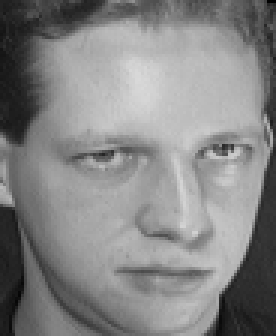
#> input picture data/AT&T/s1/10.pgm, 92 x 112 px (shown 3 times larger)
$ python -i image_preprocessor.py   (imports and definitions only)
#> lines starting #> are read from the running program, lines starting #| are printed output that depends on the picture
"""
Image Preprocessor Core Module

This module provides the core image preprocessing functionality:
1. Grayscale conversion
2. Illumination normalization
3. Image enhancement
4. Scale normalization
"""

import os
import cv2
import numpy as np
import logging
import math

# Configure module logger
logger = logging.getLogger(__name__)

class ImagePreprocessor:
    """
    Class for preprocessing images with normalization
    and enhancement techniques
    """

    def __init__(self, target_size=(224, 224), force_grayscale=True):
        """
        Initialize the image preprocessor

        Parameters:
        -----------
        target_size : tuple
            Output size for normalized images (width, height)
        force_grayscale : bool
            Whether to always convert images to grayscale
        """
#> in preprocess, image is the input picture: shape (112, 92, 3); min 1, max 217, mean 132.8
        self.target_size = target_size
        self.force_grayscale = force_grayscale

        logger.info(f"Image preprocessor initialized with target_size={target_size}, force_grayscale={force_grayscale}")

    def convert_to_grayscale(self, image):
        """
        Convert an image to grayscale if it's not already

        Args:
            image: Input image

        Returns:
            Grayscale image
        """
        if len(image.shape) == 3:
            return cv2.cvtColor(image, cv2.COLOR_BGR2GRAY)
        return image

    def normalize_illumination(self, image, method='clahe'):
        """
        Apply illumination normalization to the image

        Args:
            image: Input image (grayscale)
            method: Normalization method
                    ('hist_eq', 'clahe', 'gamma', 'dog', 'tantriggs', 'all')

        Returns:
            Illumination normalized image
        """
#> called with method = 'clahe'
        # Ensure grayscale
        if len(image.shape) == 3:
            gray = cv2.cvtColor(image, cv2.COLOR_BGR2GRAY)
        else:
            gray = image.copy()

        # Apply selected normalization method
        if method == 'hist_eq':
            # Simple histogram equalization
            normalized = cv2.equalizeHist(gray)
            logger.debug("Applied histogram equalization")

        elif method == 'clahe':
            # Contrast Limited Adaptive Histogram Equalization
            clahe = cv2.createCLAHE(clipLimit=2.0, tileGridSize=(8, 8))
            normalized = clahe.apply(gray)
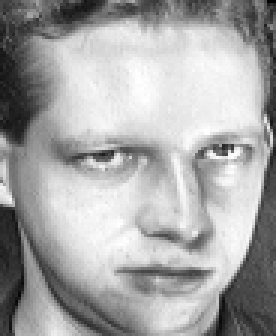
#> normalized: shape (112, 92) (shown 3 times larger); min 3, max 255, mean 166.5
            logger.debug("Applied CLAHE normalization")

        elif method == 'gamma':
            # Gamma correction
            # Estimate optimal gamma value based on image mean
            mean = np.mean(gray) / 255.0
            gamma = math.log(0.5) / math.log(mean) if mean > 0 else 1.0
            gamma = min(max(gamma, 0.5), 2.0)  # Limit gamma to reasonable range

            # Apply gamma correction
            inv_gamma = 1.0 / gamma
            table = np.array([((i / 255.0) ** inv_gamma) * 255 for i in range(256)]).astype("uint8")
            normalized = cv2.LUT(gray, table)
            logger.debug(f"Applied gamma correction with gamma={gamma:.2f}")

        elif method == 'dog':
            # Difference of Gaussians
            g1 = cv2.GaussianBlur(gray, (5, 5), 1.0)
            g2 = cv2.GaussianBlur(gray, (9, 9), 2.0)
            normalized = cv2.absdiff(g1, g2)
            # Normalize to 0-255 range
            normalized = cv2.normalize(normalized, None, 0, 255, cv2.NORM_MINMAX).astype(np.uint8)
            logger.debug("Applied Difference of Gaussians normalization")

        elif method == 'tantriggs':
            # Tan-Triggs preprocessing
            # Step 1: Gamma correction
            gamma = 0.2
            gray_gamma = np.power(gray / 255.0, gamma) * 255.0
            gray_gamma = gray_gamma.astype(np.uint8)

            # Step 2: DoG filtering
            g1 = cv2.GaussianBlur(gray_gamma, (3, 3), 1.0)
            g2 = cv2.GaussianBlur(gray_gamma, (7, 7), 2.0)
            dog = cv2.absdiff(g1, g2)

            # Step 3: Contrast equalization
            # Simple version: use histogram equalization
            normalized = cv2.equalizeHist(dog)
            logger.debug("Applied Tan-Triggs normalization")

        elif method == 'all':
            # Apply multiple methods and combine results
            results = []

            # Apply each method
            clahe = cv2.createCLAHE(clipLimit=2.0, tileGridSize=(8, 8))
            results.append(clahe.apply(gray))  # CLAHE

            # Gamma correction
            mean = np.mean(gray) / 255.0
            gamma = math.log(0.5) / math.log(mean) if mean > 0 else 1.0
            gamma = min(max(gamma, 0.5), 2.0)
            inv_gamma = 1.0 / gamma
            table = np.array([((i / 255.0) ** inv_gamma) * 255 for i in range(256)]).astype("uint8")
            results.append(cv2.LUT(gray, table))  # Gamma

            # DoG
            g1 = cv2.GaussianBlur(gray, (5, 5), 1.0)
            g2 = cv2.GaussianBlur(gray, (9, 9), 2.0)
            dog = cv2.absdiff(g1, g2)
            results.append(cv2.normalize(dog, None, 0, 255, cv2.NORM_MINMAX).astype(np.uint8))  # DoG

            # Average the results
            normalized = np.zeros_like(gray)
            for result in results:
                normalized = cv2.addWeighted(normalized, 0.5, result, 0.5, 0)

            logger.debug("Applied combined illumination normalization (all methods)")

        else:
            # Default to CLAHE
            clahe = cv2.createCLAHE(clipLimit=2.0, tileGridSize=(8, 8))
            normalized = clahe.apply(gray)
            logger.debug(f"Applied default CLAHE normalization (unknown method: {method})")

        return normalized

    def enhance_image(self, image, method='adaptive'):
        """
        Enhance image quality using various techniques

        Args:
            image: Input image (grayscale)
            method: Enhancement method ('none', 'sharpen', 'contrast', 'adaptive')

        Returns:
            Enhanced image
        """
#> called with method = 'adaptive'
        # Ensure grayscale
        if len(image.shape) == 3:
            gray = cv2.cvtColor(image, cv2.COLOR_BGR2GRAY)
        else:
            gray = image.copy()

        # Apply selected enhancement method
        if method == 'none':
            # No enhancement
            enhanced = gray
            logger.debug("No enhancement applied")

        elif method == 'sharpen':
            # Apply sharpening filter
            kernel = np.array([[-1, -1, -1],
                              [-1,  9, -1],
                              [-1, -1, -1]])
            enhanced = cv2.filter2D(gray, -1, kernel)
            # Ensure values are in valid range
            enhanced = np.clip(enhanced, 0, 255).astype(np.uint8)
            logger.debug("Applied sharpening filter")

        elif method == 'contrast':
            # Global contrast enhancement with histogram equalization
            enhanced = cv2.equalizeHist(gray)
            logger.debug("Applied contrast enhancement with histogram equalization")

        elif method == 'adaptive':
            # Adaptive enhancement based on image properties
            # First measure image properties
            mean_val = np.mean(gray)
#> mean_val = 166.5
            std_dev = np.std(gray)
#> std_dev = 65.83

            # Apply different enhancement strategies based on image quality
            if std_dev < 30:  # Low contrast image
                # Apply CLAHE for better contrast
                clahe = cv2.createCLAHE(clipLimit=3.0, tileGridSize=(8, 8))
                enhanced = clahe.apply(gray)

                # Apply mild sharpening
                kernel = np.array([[-0.5, -0.5, -0.5],
                                  [-0.5,  5.0, -0.5],
                                  [-0.5, -0.5, -0.5]])
                enhanced = cv2.filter2D(enhanced, -1, kernel)
                logger.debug("Applied adaptive enhancement for low contrast image")

            elif mean_val < 80:  # Dark image
                # Increase brightness with gamma correction
                gamma = 0.7
                inv_gamma = 1.0 / gamma
                table = np.array([((i / 255.0) ** inv_gamma) * 255 for i in range(256)]).astype("uint8")
                enhanced = cv2.LUT(gray, table)

                # Apply CLAHE for better contrast
                clahe = cv2.createCLAHE(clipLimit=2.0, tileGridSize=(8, 8))
                enhanced = clahe.apply(enhanced)
                logger.debug("Applied adaptive enhancement for dark image")

            elif mean_val > 180:  # Bright image
                # Reduce brightness with gamma correction
                gamma = 1.3
                inv_gamma = 1.0 / gamma
                table = np.array([((i / 255.0) ** inv_gamma) * 255 for i in range(256)]).astype("uint8")
                enhanced = cv2.LUT(gray, table)

                # Apply denoising
                enhanced = cv2.fastNlMeansDenoising(enhanced, None, 5, 7, 21)
                logger.debug("Applied adaptive enhancement for bright image")

            else:  # Normal image
                # Apply denoising
                denoised = cv2.fastNlMeansDenoising(gray, None, 10, 7, 21)

                # Apply mild sharpening
                kernel = np.array([[-0.5, -0.5, -0.5],
                                  [-0.5,  5.0, -0.5],
                                  [-0.5, -0.5, -0.5]])
                enhanced = cv2.filter2D(denoised, -1, kernel)
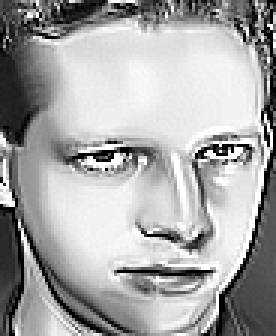
#> enhanced: shape (112, 92) (shown 3 times larger); min 0, max 255, mean 166.8
                logger.debug("Applied adaptive enhancement for normal image")

            # Ensure values are in valid range
            enhanced = np.clip(enhanced, 0, 255).astype(np.uint8)

        else:
            # Default to no enhancement
            enhanced = gray
            logger.debug(f"No enhancement applied (unknown method: {method})")

        return enhanced

    def resize_image(self, image, target_size=None, preserve_aspect_ratio=True):
        """
        Resize image to target size with optional aspect ratio preservation

        Args:
            image: Input image
            target_size: Target size (width, height) or None to use default target_size
            preserve_aspect_ratio: Whether to preserve aspect ratio when resizing

        Returns:
            Resized image
        """
#> called with preserve_aspect_ratio = True
        if target_size is None:
            target_size = self.target_size

        target_w, target_h = target_size
        h, w = image.shape[:2]
#> h = 112; w = 92

        if preserve_aspect_ratio:
            # Calculate target size while preserving aspect ratio
            if w/h > target_w/target_h:
                # Image is wider than target, fit to width
                new_w = target_w
                new_h = int(h * (target_w / w))
            else:
                # Image is taller than target, fit to height
                new_h = target_h
                new_w = int(w * (target_h / h))
#> new_w = 184

            # Resize with aspect ratio preserved
            if len(image.shape) == 3:
                resized = cv2.resize(image, (new_w, new_h), interpolation=cv2.INTER_CUBIC)

                # Create target-sized image with padding
                result = np.zeros((target_h, target_w, 3), dtype=np.uint8)

                # Calculate position to paste the resized image
                y_offset = (target_h - new_h) // 2
                x_offset = (target_w - new_w) // 2

                # Paste resized image onto target-sized canvas
                result[y_offset:y_offset+new_h, x_offset:x_offset+new_w] = resized
            else:
                resized = cv2.resize(image, (new_w, new_h), interpolation=cv2.INTER_CUBIC)
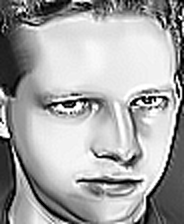
#> resized: shape (224, 184); min 0, max 255, mean 166.8

                # Create target-sized image with padding
                result = np.zeros((target_h, target_w), dtype=np.uint8)

                # Calculate position to paste the resized image
                y_offset = (target_h - new_h) // 2
                x_offset = (target_w - new_w) // 2
#> x_offset = 20

                # Paste resized image onto target-sized canvas
                result[y_offset:y_offset+new_h, x_offset:x_offset+new_w] = resized
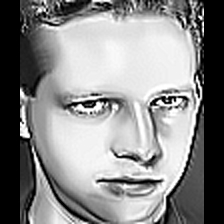
#> result: shape (224, 224); min 0, max 255, mean 137

            logger.debug(f"Resized image to {new_w}x{new_h} with padding to {target_w}x{target_h} (aspect ratio preserved)")
            return result
        else:
            # Simple resize to target dimensions
            resized = cv2.resize(image, (target_w, target_h), interpolation=cv2.INTER_CUBIC)
            logger.debug(f"Resized image to {target_w}x{target_h}")
            return resized

    def preprocess(self, image, illumination_method='clahe', enhancement_method='adaptive',
                  preserve_aspect_ratio=True, return_intermediates=False):
        """
        Apply the full preprocessing pipeline to an image:
        1. Convert to grayscale (if needed)
        2. Normalize illumination
        3. Enhance image quality
        4. Normalize scale (resize to target size)

        Args:
            image: Input image (numpy array) or path to image
            illumination_method: Method for illumination normalization
            enhancement_method: Method for image quality enhancement
            preserve_aspect_ratio: Whether to preserve aspect ratio when resizing
            return_intermediates: Whether to return intermediate results

        Returns:
            Preprocessed image and optionally intermediate results
        """
        # Load image if path is provided
        if isinstance(image, str):
            image = cv2.imread(image)
            if image is None:
                logger.error(f"Failed to load image from {image}")
                return None if not return_intermediates else (None, {})

        # Store intermediate results if requested
        intermediates = {}
        if return_intermediates:
            intermediates['original'] = image.copy()

        # Step 1: Convert to grayscale if needed/requested
        if self.force_grayscale and len(image.shape) == 3:
            gray = self.convert_to_grayscale(image)
            if return_intermediates:
                intermediates['grayscale'] = gray.copy()
        else:
            gray = image.copy() if len(image.shape) == 2 else self.convert_to_grayscale(image)

        # Step 2: Normalize illumination
        normalized = self.normalize_illumination(gray, method=illumination_method)
        if return_intermediates:
            intermediates['illumination_normalized'] = normalized.copy()

        # Step 3: Enhance image quality
        enhanced = self.enhance_image(normalized, method=enhancement_method)
        if return_intermediates:
            intermediates['enhanced'] = enhanced.copy()

        # Step 4: Normalize scale (resize to target size)
        resized = self.resize_image(enhanced, preserve_aspect_ratio=preserve_aspect_ratio)
        if return_intermediates:
            intermediates['final'] = resized.copy()

        if return_intermediates:
            return resized, intermediates
        return resized

>>> result = ImagePreprocessor().preprocess('../../../../data/AT&T/s1/10.pgm')

$ run again, on data/AT&T/s1/4.pgm
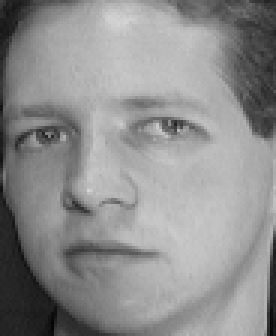
#> input picture data/AT&T/s1/4.pgm, 92 x 112 px (shown 3 times larger)
#> in preprocess, image is the input picture: shape (112, 92, 3); min 5, max 215, mean 142.1
#> in normalize_illumination, `normalized = clahe.apply(gray)`:
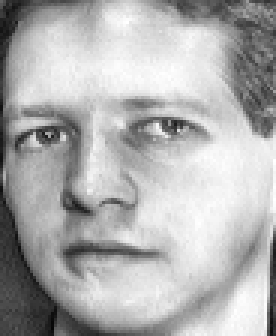
#> normalized: shape (112, 92) (shown 3 times larger); min 6, max 255, mean 175.6
#> mean_val = 175.6
#> std_dev = 59.24
#> in resize_image, `result[y_offset:y_offset+new_h, x_offset:x_offset+new_w] = resized`:
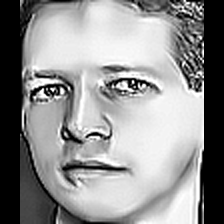
#> result: shape (224, 224); min 0, max 255, mean 144.7

$ run again, on data/AT&T/s1/8.pgm
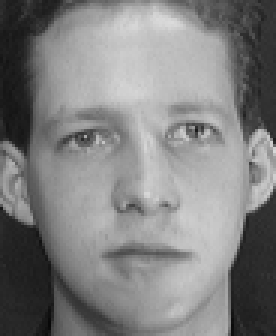
#> input picture data/AT&T/s1/8.pgm, 92 x 112 px (shown 3 times larger)
#> in preprocess, image is the input picture: shape (112, 92, 3); min 8, max 219, mean 128.4
#> in normalize_illumination, `normalized = clahe.apply(gray)`:
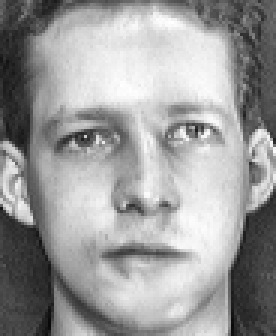
#> normalized: shape (112, 92) (shown 3 times larger); min 9, max 255, mean 155.7
#> mean_val = 155.7
#> std_dev = 66.01
#> in resize_image, `result[y_offset:y_offset+new_h, x_offset:x_offset+new_w] = resized`:
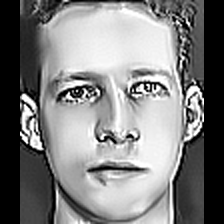
#> result: shape (224, 224); min 0, max 255, mean 127.5
